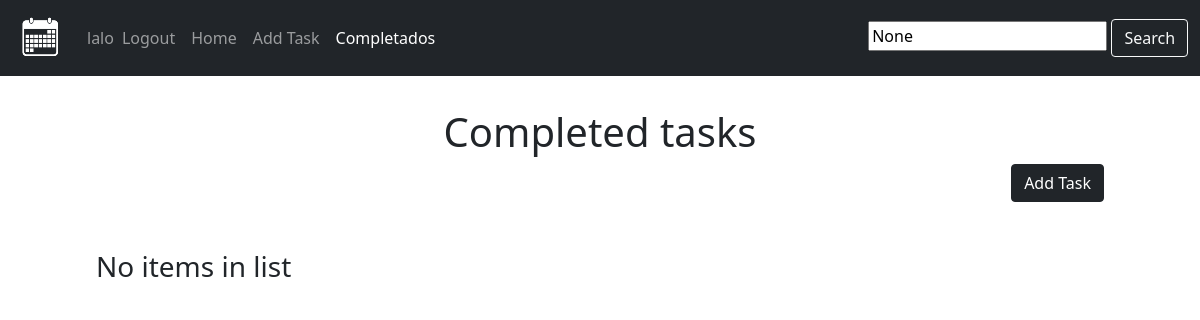
/completed/ (signed in), run on an earlier commit of the app's database.
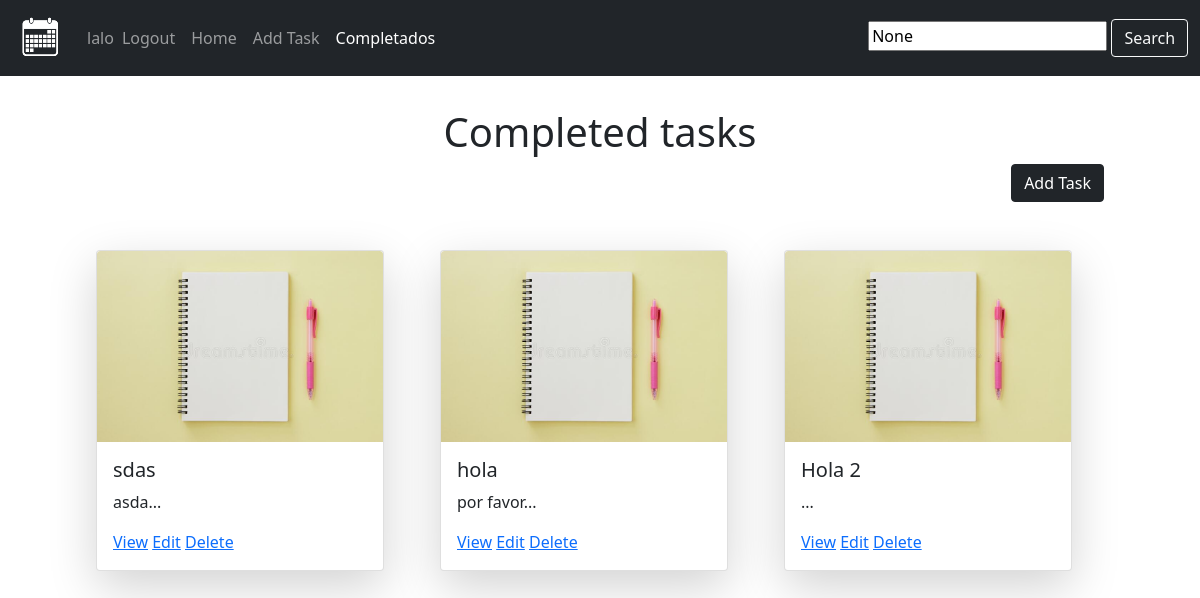
And on a later commit of the database.
### base/models.py (models this page shows, shortened)
class Task(models.Model):
    user = models.ForeignKey(User, on_delete=models.CASCADE, null=True, blank=True)
    title = models.CharField(max_length=200)
    description = models.TextField(null=True, blank=True)
    complete = models.BooleanField(default=False)
    created = models.DateTimeField(auto_now_add=True)
    class Meta:
        ordering = ['complete']

### base/views.py (the view)
# urls.py: path('completed/', CompletedTask.as_view(), name='completed-tasks'),
class CompletedTask(LoginRequiredMixin,ListView):
    model = Task
    context_object_name = 'tasks'
    template_name='base/completed_list.html'
    def get_context_data(self, **kwargs):
        context = super().get_context_data(**kwargs)
        context['tasks'] = context['tasks'].filter(user=self.request.user, complete=True)
        context['countCompleted'] = context['tasks'].filter(complete=True).count()
        search_input = self.request.GET.get('search-area')
        if search_input:
            context['tasks'] = context['tasks'].filter(title__icontains=search_input, complete=True)
        context['search_input'] = search_input
        return context

### base/templates/base/completed_list.html
{%extends 'base/main.html' %}
{% load static %}
{% block content %}
<div id="tareas">
<div class="pb-5">
    <h3 class="text-center  pt-3 h1">Completed tasks</h3>
        <div>
            <ul class="nav justify-content-end px-5">
                <a class="btn btn-dark" href="{% url 'task-create' %}">Add Task</a>
            </ul>
        </div>
</div>
    <div class="container-md ps-5 pe-5 p">
        <div class="row justify-content-start">
            {%for task in tasks %}
            <div class="col-sm ">
                <div class="card card-border mb-5 shadow-lg" style="width: 18rem;">
                    <a href="{% url 'task' task.id %}" class="card-brand">
                        <img src="{% static 'images/homework.jpg' %}" class="card-img-top" alt="...">
                    </a>
                    <div class="card-body">
                            <h5 class="card-title">{{ task.title }}</h5>
                            <p class="card-text">{{ task.description|slice:":25" }}...</p>
                            <a href="{% url 'task' task.id %}">View</a></td>
                            <td><a href="{% url 'task-update' task.id %}">Edit</a></td>
                            <td><a href="{% url 'task-delete' task.id %}">Delete</a></td>
                    </div>
                </div>
            </div>
            {% empty %}
                <h3>No items in list</h3>
            {% endfor %}
        </div>
    </div>
{% endblock content %}

What changed in the data, as far as the page shows it:
now on this page (row edited): Task: title "sdas", description "asda"
now on this page (row edited): Task: title "hola", description "por favor"
now on this page (row edited): Task: title "Hola 2"
Also different on the page:
text no longer shown: "No items in list"
